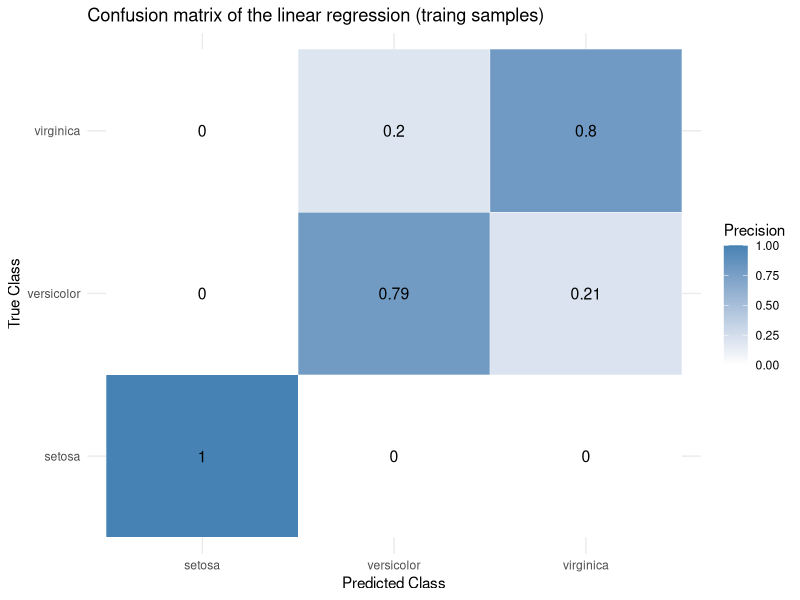
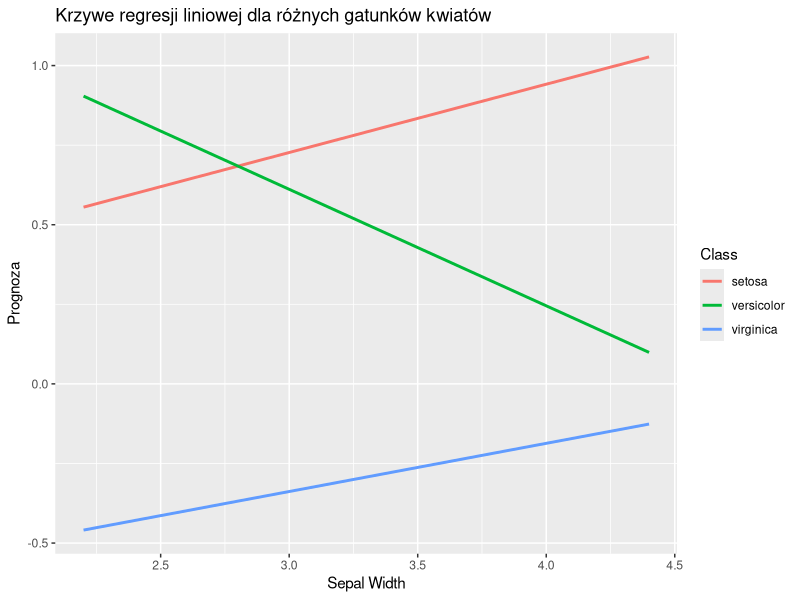
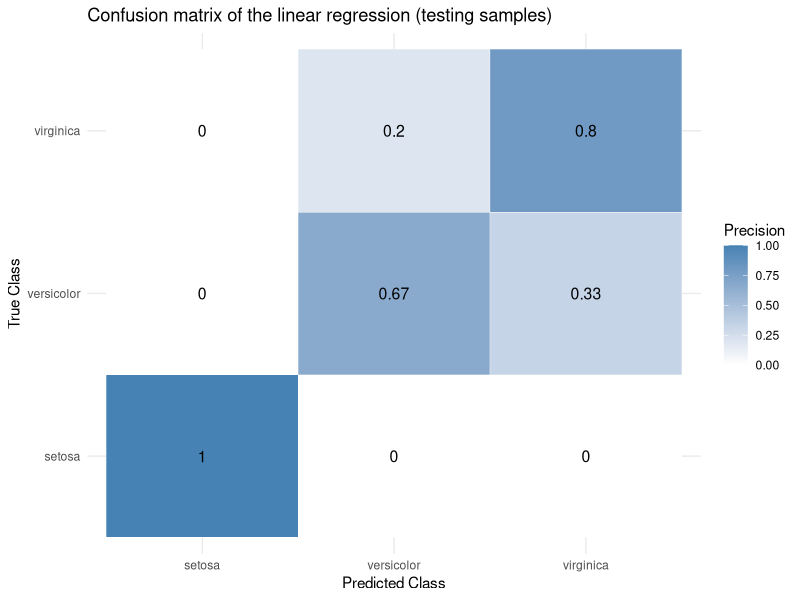
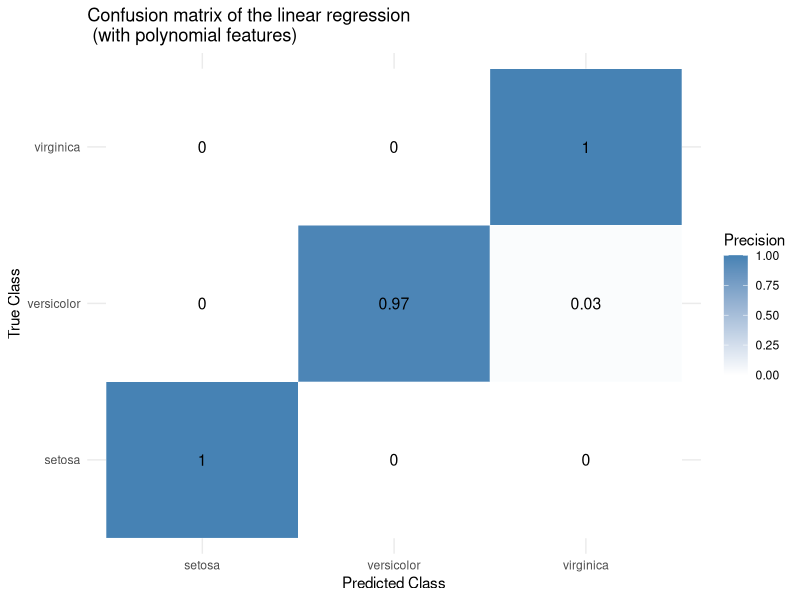
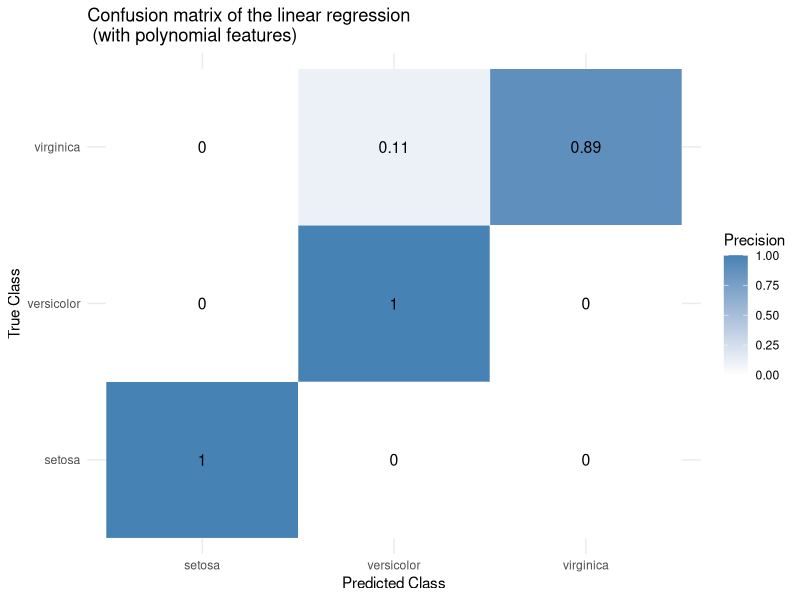
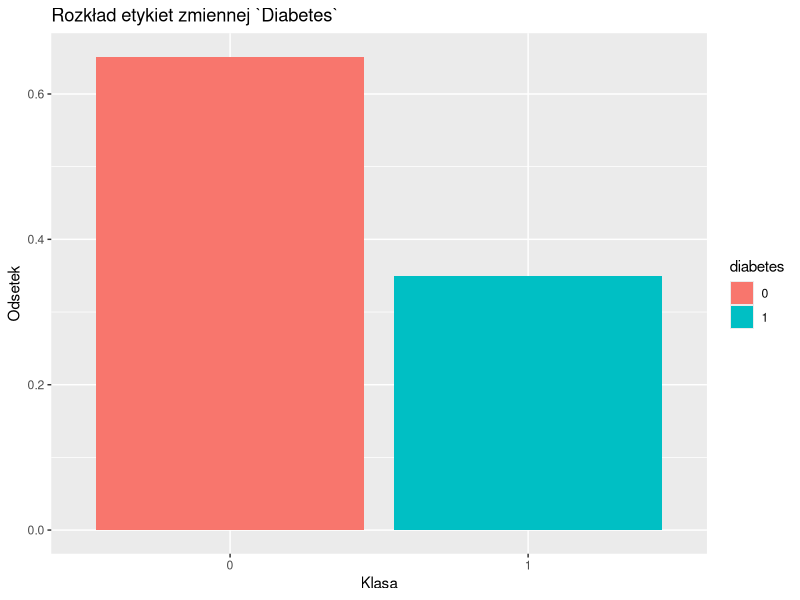
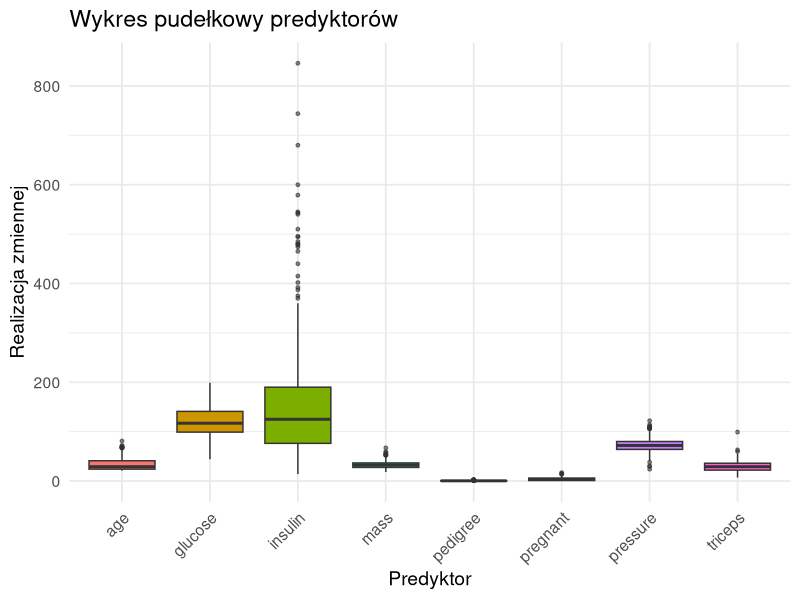
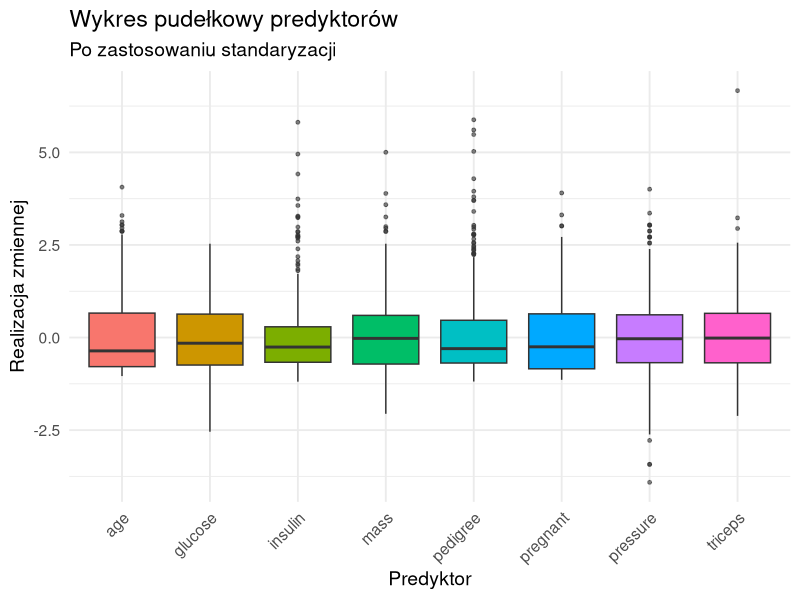

Write the R code that produced these figures, in order.
## ---- chunk 1
knitr::opts_chunk$set(echo = FALSE, cache = FALSE)
knitr::opts_chunk$set(warning = FALSE, message = FALSE, include = FALSE) 
knitr::opts_chunk$set(fig.pos = "H", out.extra = '', fig.align = "center",
                      fig.height = 4, fig.width =6)
knitr::opts_chunk$set(dev.args = list(encoding = "CP1250.ENC"))

## ---- chunk 2
# Import necessary librarries
library(datasets)
library(caret)
library(reshape2)
library(ggplot2)
library(rlang)
library(dplyr)
library(tidyr)
## ---- chunk 3
iris_df <- iris
## ---- chunk 4
split_ratio <- 0.7

train_indices <- sample(seq_len(nrow(iris_df)), size = split_ratio * nrow(iris_df))

train_data <- iris_df[train_indices, ]
test_data  <- iris_df[-train_indices, ]
## ---- chunk 5
# Extract class labels
classes <- unique(iris_df$Species)

predictors <- c("Sepal.Length","Sepal.Width", "Petal.Length", "Petal.Width")

# Function to fit one-vs-rest linear regression model for a given class
model_fitter <- function(train_data, cls) {
  binary_response <- ifelse(train_data$Species == cls, 1, 0)
  lm(binary_response ~ Sepal.Length + Sepal.Width + Petal.Length + Petal.Width,
     data = train_data)
}

# Train a model for each class
models <- lapply(classes, function(cls) model_fitter(train_data, cls))

# Function to predict class with the highest predicted value
predict_multiclass <- function(data, models) {
  preds <- sapply(models, function(model) predict(model, newdata = data))
  preds <- as.matrix(preds)
  colnames(preds) <- classes

  max_indices <- apply(preds, 1, which.max)
  predicted_classes <- factor(classes[max_indices], levels = classes)

  return(predicted_classes)
}

## ---- chunk 6
# Predict ondata
predicted.classes <- predict_multiclass(iris_df, models)

iris_df$Predicted.Species <- predicted.classes
## ---- chunk 7
# Find the true labels
G <- iris_df[train_indices, "Species"]

# Find the predicted labels
G.hat <- predicted.classes[train_indices]

# Create a confussion matrix
conf.matrix <- confusionMatrix(data = G.hat, reference = G)$table

# Normalize the matrix by columns and melt the matrix
conf.matrix <- melt(prop.table(conf.matrix, margin = 2))

# Rename the columns of the matrix
colnames(conf.matrix) <- c("Predicted.label", "True.label", "Precision")


# Plot the confussion matrix as heatmap
ggplot(conf.matrix, aes(x = Predicted.label, y = True.label, fill = Precision)) +
  geom_tile(color = "white") +
  geom_text(aes(label = round(Precision, 2)), size = 4) +
  scale_fill_gradient(low = "white", high = "steelblue") +
  labs(title = "Confusion matrix of the linear regression (traing samples)",
       x = "Predicted Class", y = "True Class", fill = "Precision") +
  theme_minimal()

## ---- chunk 8
create_linreg_data <- function(class, predictor = "Sepal.Length"){
  class_idx <- which(classes == class)
  model_do_wykresu <- models[[class_idx]] # Pobiera model dla danej klasy
  wspolczynniki <- coef(model_do_wykresu)  # Pobiera współczynniki modelu

  przewidywane_wartosci <- wspolczynniki[1]  + wspolczynniki[predictor] * train_data[[predictor]] # Oblicza przewidywane wartości
  wartosci_regresji <- data.frame("X" = train_data[[predictor]], # Tworzy ramkę danych
                                   "Y" = przewidywane_wartosci,
                                   "Class" = class)
  colnames(wartosci_regresji) = c(predictor, "Y", "Class") # Ustawia nazwy kolumn
  return(wartosci_regresji)
}
## ---- chunk 9
predictor <- "Sepal.Width" # Wybiera predyktor

dfs <- lapply(classes, function(x) {create_linreg_data(x, predictor)}) # Tworzy listę ramek danych
combined_df <- bind_rows(dfs) # Łączy ramki danych

# Tworzy wykres liniowy
p1 <- ggplot(combined_df, aes(x = !!sym(predictor), y = Y, color = Class)) +
  geom_line(size = 1) +
  labs(title = "Krzywe regresji liniowej dla różnych gatunków kwiatów",
       x = gsub("\\.", " ", predictor), # Etykieta osi X
       y = "Prognoza", # Etykieta osi Y
       color = "Class") # Etykieta legendy
print(p1)
## ---- chunk 10
# Find the true labels
G <- iris_df[-train_indices, "Species"]

# Find the predicted labels
G.hat <- predicted.classes[-train_indices]

# Create a confussion matrix
conf.matrix <- confusionMatrix(data = G.hat, reference = G)$table

# Normalize the matrix by columns and melt the matrix
conf.matrix <- melt(prop.table(conf.matrix, margin = 2))

# Rename the columns of the matrix
colnames(conf.matrix) <- c("Predicted.label", "True.label", "Precision")


# Plot the confussion matrix as heatmap
ggplot(conf.matrix, aes(x = Predicted.label, y = True.label, fill = Precision)) +
  geom_tile(color = "white") +
  geom_text(aes(label = round(Precision, 2)), size = 4) +
  scale_fill_gradient(low = "white", high = "steelblue") +
  labs(title = "Confusion matrix of the linear regression (testing samples)",
       x = "Predicted Class", y = "True Class", fill = "Precision") +
  theme_minimal()
## ---- chunk 11

# Creating the polynomial features
iris_df$Sepal.Length2 <- iris_df$Sepal.Length^2
iris_df$Sepal.Width2 <- iris_df$Sepal.Width^2
iris_df$Petal.Length2 <- iris_df$Petal.Length^2
iris_df$Petal.Width2 <- iris_df$Petal.Width^2

iris_df$Sepal.Length_Sepal.Width <- iris_df$Sepal.Length * iris_df$Sepal.Width
iris_df$Sepal.Length_Petal.Length <- iris_df$Sepal.Length * iris_df$Petal.Length
iris_df$Sepal.Length_Petal.Width <- iris_df$Sepal.Length * iris_df$Petal.Width
iris_df$Sepal.Width_Petal.Length <- iris_df$Sepal.Width * iris_df$Petal.Length
iris_df$Sepal.Width_Petal.Width <- iris_df$Sepal.Width * iris_df$Petal.Width
iris_df$Petal.Length_Petal.Width <- iris_df$Petal.Length * iris_df$Petal.Width

## ---- chunk 12
train_indices <- sample(seq_len(nrow(iris_df)), size = split_ratio * nrow(iris_df))

iris_df <-   iris_df %>% mutate(Predicted.Species = NULL)

train_data <- iris_df[train_indices, ]
test_data <- iris_df[-train_indices, ]

## ---- chunk 13
# Train a model for each class

# Function to fit one-vs-rest linear regression model for a given class


model_fitter <- function(train_data, cls) {
  binary_response <- ifelse(train_data$Species == cls, 1, 0)
  lm(binary_response ~ ., data = train_data[, names(train_data) != "Species"])
}

models <- lapply(classes, function(cls) model_fitter(train_data, cls))


## ---- chunk 14
# Predict on data
predicted.classes <- predict_multiclass(iris_df, models)

iris_df$Predicted.Species <- predicted.classes

## ---- chunk 15
# Find the true labels
G <- iris_df[train_indices, "Species"]

# Find the predicted labels
G.hat <- predicted.classes[train_indices]

# Create a confussion matrix
conf.matrix <- confusionMatrix(data = G.hat, reference = G)$table

# Normalize the matrix by columns and melt the matrix
conf.matrix <- melt(prop.table(conf.matrix, margin = 2))

# Rename the columns of the matrix
colnames(conf.matrix) <- c("Predicted.label", "True.label", "Precision")


# Plot the confussion matrix as heatmap
ggplot(conf.matrix, aes(x = Predicted.label, y = True.label, fill = Precision)) +
  geom_tile(color = "white") +
  geom_text(aes(label = round(Precision, 2)), size = 4) +
  scale_fill_gradient(low = "white", high = "steelblue") +
  labs(title = "Confusion matrix of the linear regression \n (with polynomial features)",
       x = "Predicted Class", y = "True Class", fill = "Precision") +
  theme_minimal()

## ---- chunk 16
# Find the true labels
G <- iris_df[-train_indices, "Species"]

# Find the predicted labels
G.hat <- predicted.classes[-train_indices]

# Create a confussion matrix
conf.matrix <- confusionMatrix(data = G.hat, reference = G)$table

# Normalize the matrix by columns and melt the matrix
conf.matrix <- melt(prop.table(conf.matrix, margin = 2))

# Rename the columns of the matrix
colnames(conf.matrix) <- c("Predicted.label", "True.label", "Precision")


# Plot the confussion matrix as heatmap
ggplot(conf.matrix, aes(x = Predicted.label, y = True.label, fill = Precision)) +
  geom_tile(color = "white") +
  geom_text(aes(label = round(Precision, 2)), size = 4) +
  scale_fill_gradient(low = "white", high = "steelblue") +
  labs(title = "Confusion matrix of the linear regression \n (with polynomial features)",
       x = "Predicted Class", y = "True Class", fill = "Precision") +
  theme_minimal()

## ---- chunk 17
library("mlbench")
data("PimaIndiansDiabetes2")
pimaindians.df <- PimaIndiansDiabetes2

## ---- chunk 18
pimaindians.df  <-  pimaindians.df %>% mutate(diabetes = ifelse(pimaindians.df$diabetes == "pos", 1, 0))

pimaindians.df$diabetes <- factor(pimaindians.df$diabetes)
## ---- chunk 19
# Probability for each class of `diabetes` target variable.
probs <- pimaindians.df %>%
  group_by(diabetes) %>%
  summarise(liczba = n()) %>%
  mutate(prawdopodobienstwo = liczba / sum(liczba))

probs$diabetes <- factor(probs$diabetes)

ggplot(probs, aes(x = diabetes, y = prawdopodobienstwo, fill = diabetes)) +
  geom_bar(stat = "identity") +
  labs(x = "Klasa", y = "Odsetek", title = "Rozkład etykiet zmiennej `Diabetes`")

## ---- chunk 20
# Find predictors
predictors <- setdiff(colnames(pimaindians.df), "diabetes")

# Dataframe with predictors
X <- pimaindians.df[predictors]

# Convert to long format
X.long <- X %>%
  pivot_longer(cols = everything(),
               names_to = "predictor",
               values_to = "realization")

# Plotting boxplots
ggplot(X.long, aes(x = predictor, y = realization, fill = predictor)) +
  geom_boxplot(outlier.size = 1, outlier.alpha = 0.6) +  # boxplot with smaller, semi-transparent outliers
  theme_minimal(base_size = 14) +                        # clean minimal theme with base font size 14
  theme(
    axis.text.x = element_text(angle = 45, hjust = 1),  # rotate x-axis labels 45 degrees for better readability
    legend.position = "none"                             # hide legend (fill color is redundant with x-axis labels)
  ) +
  labs(
    x = "Predyktor",                                     # etykieta osi X
    y = "Realizacja zmiennej",                           # etykieta osi Y
    title = "Wykres pudełkowy predyktorów"               # tytuł wykresu
  )

## ---- chunk 21

X.std <- data.frame(apply(X, 2, function(x){ (x - mean(x, na.rm = TRUE))/ sd(x, na.rm = TRUE)}
))

# Convert to long format
X.std.long <- X.std %>%
  pivot_longer(cols = everything(),
               names_to = "predictor",
               values_to = "realization")


# Plotting boxplots
ggplot(X.std.long, aes(x = predictor, y = realization, fill = predictor)) +
  geom_boxplot(outlier.size = 1, outlier.alpha = 0.6) +  # boxplot with smaller, semi-transparent outliers
  theme_minimal(base_size = 14) +                        # clean minimal theme with base font size 14
  theme(
    axis.text.x = element_text(angle = 45, hjust = 1),  # rotate x-axis labels 45 degrees for better readability
    legend.position = "none"                             # hide legend (fill color is redundant with x-axis labels)
  ) +
  labs(
    x = "Predyktor",                                     # etykieta osi X
    y = "Realizacja zmiennej",                           # etykieta osi Y
    title = "Wykres pudełkowy predyktorów",               # tytuł wykresu
    subtitle = "Po zastosowaniu standaryzacji"            # Podtytuł wykresu
  )


## ---- chunk 22
# Apply the standarization to the dataframe
pimaindians.df[predictors] = X.std


pimaindians.long.df <- pimaindians.df %>% pivot_longer( cols = where(is.numeric), values_to = "realization", 
                                                        names_to = "predictor")

# Plotting boxplots
ggplot(pimaindians.long.df, aes(x = predictor, y = realization, fill = diabetes)) +
  geom_boxplot(outlier.size = 1, outlier.alpha = 0.6) +  # boxplot with smaller, semi-transparent outliers
  theme_minimal(base_size = 14) +                        # clean minimal theme with base font size 14
  theme(
    axis.text.x = element_text(angle = 45, hjust = 1)  # rotate x-axis labels 45 degrees for better readability
  ) +
  labs(
    x = "Predyktor",                                     # etykieta osi X
    y = "Realizacja zmiennej",                           # etykieta osi Y
    title = "Wykres pudełkowy predyktorów po zastosowaniu standaryzacji",               # tytuł wykresu
  )


